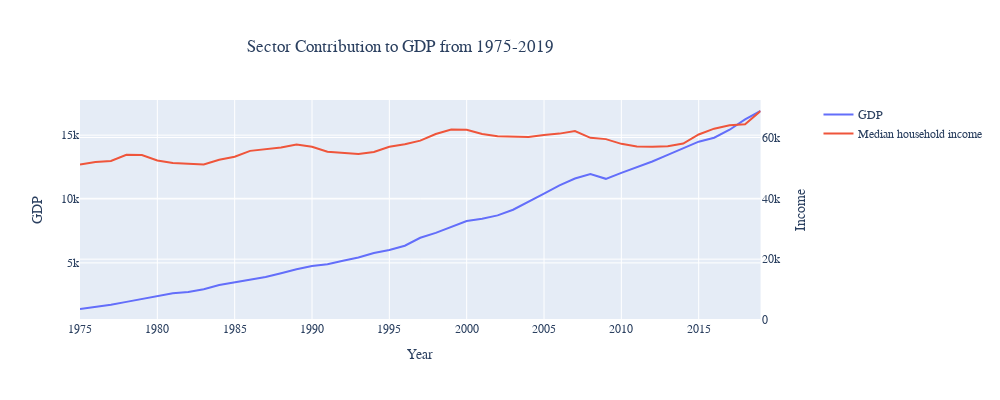

The notebook cell this image was saved under:
### Code cell
fig = make_subplots(specs=[[{"secondary_y": True}]])

fig.add_trace(go.Scatter(x = (gdpi_df.loc[gdpi_df['YEAR']>=1975])['YEAR'],
                             y = (gdpie_df.loc[gdpie_df['YEAR']>=1975])['GDP - FIRE'],
                             name = 'GDP'),
              secondary_y = False
)

fig.add_trace(go.Scatter(x = (gdpi_df.loc[gdpi_df['YEAR']>=1975])['YEAR'],
                             y = usi_df['MEDIAN 2019'],
                             name = 'Median household income'),
              secondary_y = True
)
    
fig.update_yaxes(title_text="GDP", secondary_y = False)
fig.update_yaxes(title_text="Income",rangemode="tozero", secondary_y = True)
fig.update_xaxes( title_text="Year")


fig.update_layout(
    font_family="Times New Roman",
    title_font_family="Times New Roman",
    height=400, width=1000,
    title={
        'text': "Sector Contribution to GDP from 1975-2019",
        'y':0.9,
        'x':0.4,
        'xanchor': 'center',
        'yanchor': 'top'}
)

fig.show()

### Figure 1 — Plotly figure (JSON) as saved in the notebook; plotly's stock layout.template omitted (floating-point values rounded to 4 significant figures)
{"data": [{"name": "GDP", "type": "scatter", "x": [1975, 1976, 1977, 1978, 1979, 1980, 1981, 1982, 1983, 1984, 1985, 1986, 1987, 1988, 1989, 1990, 1991, 1992, 1993, 1994, 1995, 1996, 1997, 1998, 1999, 2000, 2001, 2002, 2003, 2004, 2005, 2006, 2007, 2008, 2009, 2010, 2011, 2012, 2013, 2014, 2015, 2016, 2017, 2018, 2019], "xaxis": "x", "y": [1390.0, 1553.0, 1727.0, 1947.0, 2173, 2347.0, 2630, 2715.0, 2932.0, 3263, 3491.0, 3668.0, 3899.0, 4194.0, 4509, 4761, 4892.0, 5160.0, 5416.0, 5774.0, 6015.0, 6346.0, 6965.0, 7353.0, 7794.0, 8278.0, 8454.0, 8719.0, 9162.0, 9825.0, 10430.0, 11070.0, 11600.0, 11950.0, 11580.0, 12050.0, 12500.0, 12936, 13460.0, 13980.0, 14490.0, 14800.0, 15430.0, 16240.0, 16890.0], "yaxis": "y"}, {"name": "Median household income", "type": "scatter", "x": [1975, 1976, 1977, 1978, 1979, 1980, 1981, 1982, 1983, 1984, 1985, 1986, 1987, 1988, 1989, 1990, 1991, 1992, 1993, 1994, 1995, 1996, 1997, 1998, 1999, 2000, 2001, 2002, 2003, 2004, 2005, 2006, 2007, 2008, 2009, 2010, 2011, 2012, 2013, 2014, 2015, 2016, 2017, 2018, 2019], "xaxis": "x", "y": [51124, 51973, 52302, 54326, 54222, 52461, 51627, 51487, 51126, 52679, 53664, 55597, 56261, 56725, 57705, 56966, 55302, 54874, 54581, 55215, 56945, 57772, 58961, 61128, 62641, 62512, 61126, 60435, 60360, 60150, 60794, 61268, 62090, 59877, 59458, 57904, 57021, 56912, 57095, 58001, 60987, 62898, 64007, 64324, 68703], "yaxis": "y2"}], "layout": {"font": {"family": "Times New Roman"}, "height": 400, "title": {"font": {"family": "Times New Roman"}, "text": "Sector Contribution to GDP from 1975-2019", "x": 0.4, "xanchor": "center", "y": 0.9, "yanchor": "top"}, "width": 1000, "xaxis": {"anchor": "y", "domain": [0, 0.94], "title": {"text": "Year"}}, "yaxis": {"anchor": "x", "domain": [0, 1], "title": {"text": "GDP"}}, "yaxis2": {"anchor": "x", "overlaying": "y", "rangemode": "tozero", "side": "right", "title": {"text": "Income"}}}}
